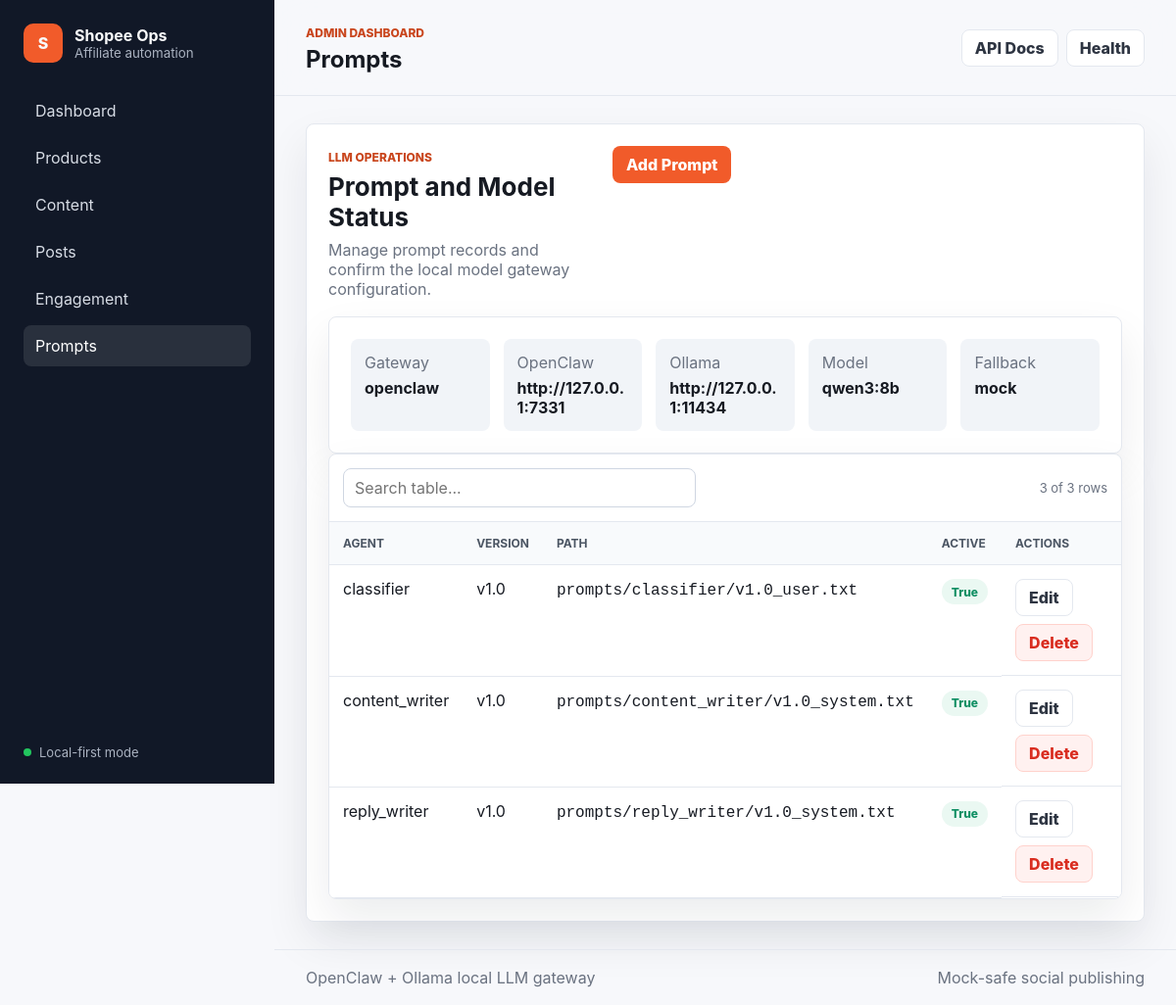
The app's page /prompts with its own data.
### src/shopee_affiliate/models.py (models this page shows)
class PromptVersion(Base):
    __tablename__ = "prompt_versions"
    id: Mapped[str] = mapped_column(String(36), primary_key=True, default=new_id)
    agent: Mapped[str] = mapped_column(String(80))
    version: Mapped[str] = mapped_column(String(40))
    path: Mapped[str] = mapped_column(Text)
    active: Mapped[bool] = mapped_column(Boolean, default=True)
    metrics: Mapped[dict[str, object]] = mapped_column(JsonDict, default=dict)
    created_at: Mapped[datetime] = mapped_column(DateTime(timezone=True), default=now_utc)

### src/shopee_affiliate/main.py (the view)
@app.get("/prompts", response_class=HTMLResponse)
def admin_prompts(request: Request, db: Session = Depends(get_db)) -> HTMLResponse:
    rows = db.scalars(select(PromptVersion).order_by(PromptVersion.agent)).all()
    settings = get_settings()
    return templates.TemplateResponse(
        request,
        "prompts.html",
        {"prompts": rows, "settings": settings},
    )

### src/shopee_affiliate/templates/prompts.html (shortened to what this page needs)
{% extends "base.html" %}
{% block page_title %}Prompts{% endblock %}
{% block content %}
<section class="page-section">
  <div class="section-header">
    <div>
      <span class="eyebrow">LLM operations</span>
      <h2>Prompt and Model Status</h2>
      <p>Manage prompt records and confirm the local model gateway configuration.</p>
    </div>
    <details class="drawer">
      <summary class="button">Add Prompt</summary>
    </details>
  </div>
  <section class="content-card">
    <div class="settings-grid">
      <div><span>Gateway</span><strong>{{ settings.llm_gateway }}</strong></div>
      <div><span>OpenClaw</span><strong>{{ settings.openclaw_base_url }}</strong></div>
      <div><span>Ollama</span><strong>{{ settings.ollama_base_url }}</strong></div>
      <div><span>Model</span><strong>{{ settings.ollama_model }}</strong></div>
      <div><span>Fallback</span><strong>{{ settings.llm_fallback_mode }}</strong></div>
    </div>
  </section>
  <div class="table-card">
    <table class="data-table">
      <thead>
        <tr>
          <th>Agent</th>
          <th>Version</th>
          <th>Path</th>
          <th>Active</th>
          <th>Actions</th>
        </tr>
      </thead>
      <tbody>
      {% for prompt in prompts %}
        <tr>
          <td>{{ prompt.agent }}</td>
          <td>{{ prompt.version }}</td>
          <td><code>{{ prompt.path }}</code></td>
          <td><span class="status {{ 'success' if prompt.active else 'muted' }}">{{ prompt.active }}</span></td>
          <td class="actions">
            <details class="inline-drawer">
              <summary>Edit</summary>
            </details>
            <form method="post" action="/prompts/{{ prompt.id }}/delete" data-confirm="Delete this prompt record?">
              <button class="danger" type="submit">Delete</button>
            </form>
          </td>
        </tr>
      {% endfor %}
      </tbody>
    </table>
  </div>
</section>
{% endblock %}

### src/shopee_affiliate/static/style.css (style rules this page uses)
:root { color-scheme: light; font-family: Inter, ui-sans-serif, system-ui, -apple-system, BlinkMacSystemFont, "Segoe UI", Arial, sans-serif; --bg: #f7f8fb; --panel: #ffffff; --panel-muted: #f1f4f8; --ink: #161a22; --muted: #6a7280; --line: #e4e8ef; --brand: #f15b2a; --brand-dark: #c9461d; --success: #0f8f63; --danger: #d92d20; --warning: #c27a10; --shadow: 0 20px 45px rgba(16, 24, 40, 0.08); }
* { box-sizing: border-box; }
body { margin: 0; min-height: 100vh; background: var(--bg); color: var(--ink); }
button, input, select, textarea { font: inherit; }
.topbar-actions, .actions { display: flex; align-items: center; flex-wrap: wrap; gap: 8px; }
.eyebrow { color: var(--brand-dark); font-size: 12px; font-weight: 800; text-transform: uppercase; letter-spacing: 0; }
.hero-panel, .content-card, .page-section, .table-card { background: var(--panel); border: 1px solid var(--line); border-radius: 8px; box-shadow: var(--shadow); }
.hero-copy h2, .section-header h2 { margin: 6px 0 8px; font-size: 26px; }
.hero-copy p, .section-header p, .content-card p { margin: 0; color: var(--muted); }
button, .button, .ghost-button, .inline-drawer summary { display: inline-flex; align-items: center; justify-content: center; min-height: 38px; border: 1px solid transparent; border-radius: 8px; padding: 0 13px; background: var(--brand); color: #ffffff; font-weight: 800; text-decoration: none; cursor: pointer; }
.ghost-button, .inline-drawer summary { background: #ffffff; color: #2e3542; border-color: var(--line); }
button.danger { background: #fff1f0; color: var(--danger); border-color: #ffd2cc; }
.metric-card span, .metric-card small, .settings-grid span, td small { display: block; color: var(--muted); }
.content-card { padding: 22px; margin-top: 18px; }
.settings-grid { display: grid; grid-template-columns: repeat(5, minmax(0, 1fr)); gap: 14px; }
.settings-grid div { padding: 14px; background: var(--panel-muted); border-radius: 8px; }
.settings-grid strong { display: block; margin-top: 6px; overflow-wrap: anywhere; }
.page-section { padding: 22px; }
.section-header { display: flex; align-items: flex-start; justify-content: space-between; gap: 20px; margin-bottom: 18px; }
.drawer { min-width: min(520px, 100%); }
.drawer > summary { list-style: none; width: max-content; margin-left: auto; }
.table-card { overflow: hidden; }
table { width: 100%; border-collapse: collapse; background: #ffffff; }
th, td { text-align: left; border-bottom: 1px solid var(--line); padding: 14px; vertical-align: top; }
th { color: #4b5563; background: #f8fafc; font-size: 12px; text-transform: uppercase; letter-spacing: 0; cursor: pointer; user-select: none; }
.status { display: inline-flex; align-items: center; min-height: 26px; border-radius: 999px; padding: 0 10px; background: #eef2ff; color: #334090; font-size: 12px; font-weight: 800; }
.status.success { background: #eaf8f2; color: var(--success); }
.inline-drawer { position: relative; }
pre, code { font-family: "Cascadia Code", Consolas, monospace; }

### records on screen
PromptVersion: agent "classifier", version "v1.0", path "prompts/classifier/v1.0_user.txt", active "True"
PromptVersion: agent "content_writer", version "v1.0", path "prompts/content_writer/v1.0_system.txt", active "True"
PromptVersion: agent "reply_writer", version "v1.0", path "prompts/reply_writer/v1.0_system.txt", active "True"

### other values on screen
{{ settings.llm_gateway }} "openclaw"
{{ settings.openclaw_base_url }} "http://127.0.0.1:7331"
{{ settings.ollama_base_url }} "http://127.0.0.1:11434"
{{ settings.ollama_model }} "qwen3:8b"
{{ settings.llm_fallback_mode }} "mock"
